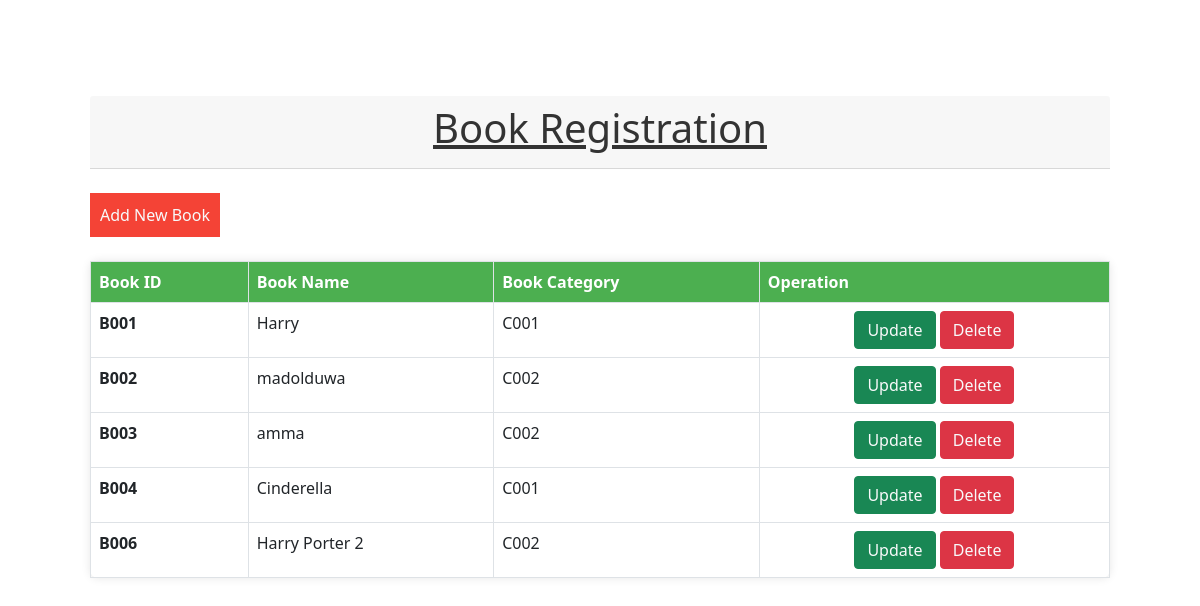
The page / on the database its author committed.
### tables this page shows
CREATE TABLE `book` (
  `book_id` varchar(5) NOT NULL,
  `book_name` varchar(100) NOT NULL,
  `category_id` varchar(5) NOT NULL
);

### index.php (the view, shortened to what this page needs)
<?php
    include 'connect.php';
?>
<!DOCTYPE html>
<html lang="en">
<head>
    <link rel="stylesheet" href="style.css">
    <link href="https://cdn.jsdelivr.net/npm/bootstrap@5.0.2/dist/css/bootstrap.min.css" rel="stylesheet">
</head>
<body>
    <div class="container">
        <div class=" my-5 p-5">
                <div class="card-header">
                    <h1 class="text-center ">Book Registration</h1>
                </div>
                <br>
                <button ><a href="addbook.php" class="text-light btn_text "> Add New Book</a></button>
                    <br>
                    <br>
                <table class="table table-bordered">
                    <thead>
                        <tr>
                        <th scope="col">Book ID</th>
                        <th scope="col">Book Name</th>
                        <th scope="col">Book Category</th>
                        <th scope="col">Operation</th>
                        </tr>
                    </thead>
                    <tbody>
                        <?php
                            $sql = "SELECT * from book ";
                            $result=mysqli_query($con,$sql);
                            if($result){
                                while($row =mysqli_fetch_assoc($result)){
                                    $book_id=$row['book_id'];
                                    $book_name=$row['book_name'];
                                    $category_id=$row['category_id'];
                                    echo '<tr>
                                    <th scope="row">'.$book_id.'</th>
                                    <td>'.$book_name.'</td>
                                    <td>'.$category_id.'</td>
                                    <td>
                                        <button class="btn btn-success" onclick="updatedata()"><a href="update.php? updateid='.$book_id.'"class="text-light btn_text">Update</a></button>
                                        <button class="btn btn-danger" onclick="deletedata()"><a href="delete.php? deleteid='.$book_id.'"class="text-light btn_text">Delete</a></button>
                                    </td>
                                    </tr>';
                                }
                            }
                        ?>
                    </tbody>
                </table>
        </div>
    </div>
</body>
</html>

### style.css (style rules this page uses)
body { font-family: 'Segoe UI', Tahoma, Geneva, Verdana, sans-serif; margin: 20px; background-color: #f4f4f4; }
h1, h2 { color: #333; }
h1 { text-align: center; text-decoration: underline }
button { padding: 10px; background-color: #4caf50; color: #fff; border: none; border-radius: 4px; cursor: pointer; }
table { width: 100%; background-color: #fff; box-shadow: 0 0 10px rgba(0, 0, 0, 0.1); border-radius: 8px; }
th, td { padding: 15px; text-align: left; border-bottom: 1px solid #ddd; }
thead { background-color: #4caf50; color: #fff; }
td:last-child { text-align: center; }
button { background-color: #f44336; }
.btn_text { text-decoration: none; }

### rows shown on the page
book: book_id "B001", book_name "Harry", category "C001"
book: book_id "B002", book_name "madolduwa", category "C002"
book: book_id "B003", book_name "amma", category "C002"
book: book_id "B004", book_name "Cinderella", category "C001"
book: book_id "B006", book_name "Harry Porter 2", category "C002"
